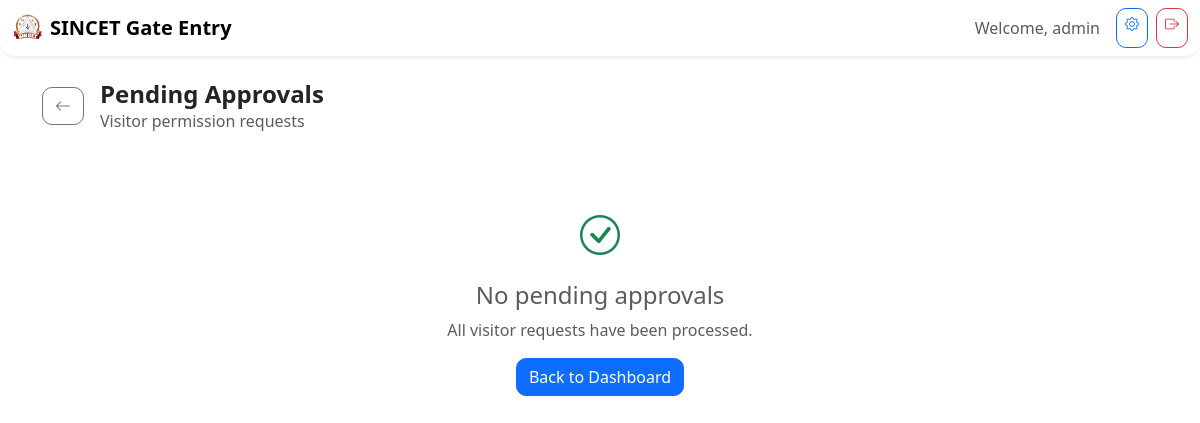
The page /authority/approvals (signed in) on the database as committed earlier.
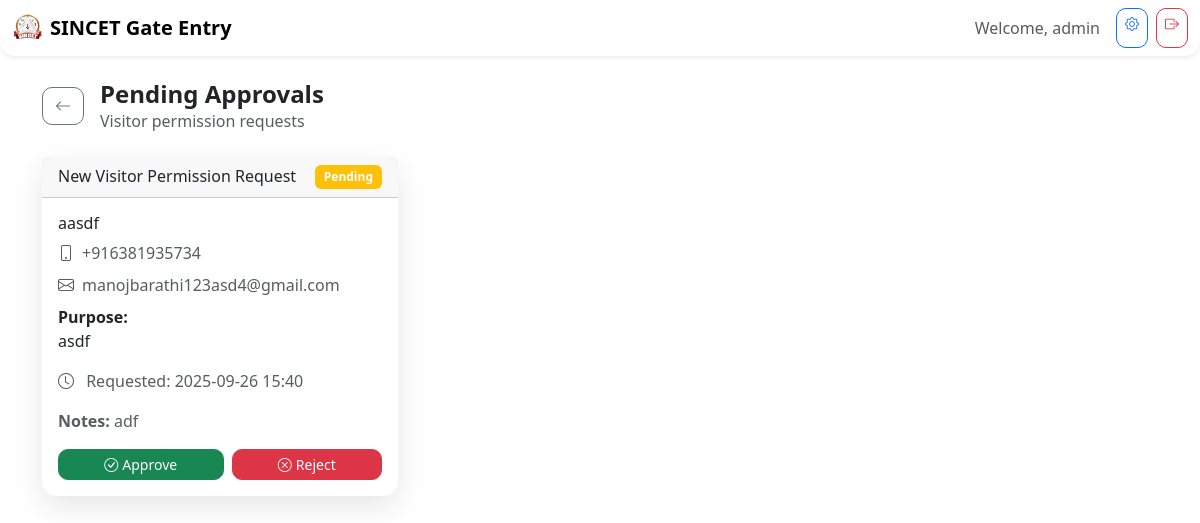
The same page on the database as committed later.
### models.py (models this page shows, shortened)
class Notification(db.Model):
    __tablename__ = 'notifications'
    id = db.Column(db.String(36), primary_key=True, default=lambda: str(uuid.uuid4()))
    visitor_id = db.Column(db.String(36), db.ForeignKey('visitors.id'))
    authority_id = db.Column(db.String(36), db.ForeignKey('authorities.id'))
    type = db.Column(db.String(50), default='visitor_request')
    title = db.Column(db.String(255), nullable=False)
    message = db.Column(db.Text, nullable=False)
    is_read = db.Column(db.Boolean, default=False)
    created_at = db.Column(db.DateTime, default=datetime.utcnow)
    updated_at = db.Column(db.DateTime, default=datetime.utcnow, onupdate=datetime.utcnow)

class Visitor(db.Model):
    __tablename__ = 'visitors'
    id = db.Column(db.String(36), primary_key=True, default=lambda: str(uuid.uuid4()))
    name = db.Column(db.String(100), nullable=False)
    phone = db.Column(db.String(20), nullable=False)
    email = db.Column(db.String(120))
    purpose = db.Column(db.Text, nullable=False)
    photo_url = db.Column(db.String(200))
    entry_time = db.Column(db.DateTime, default=datetime.utcnow)
    exit_time = db.Column(db.DateTime)
    authority_id = db.Column(db.String(36), db.ForeignKey('authorities.id'))
    authority_permission_granted = db.Column(db.Boolean, default=False)
    permission_granted_at = db.Column(db.DateTime)
    status = db.Column(db.String(20), default='pending')  # pending, approved, rejected, exited
    created_by = db.Column(db.String(100))
    notes = db.Column(db.Text)
    created_at = db.Column(db.DateTime, default=datetime.utcnow)
    updated_at = db.Column(db.DateTime, default=datetime.utcnow, onupdate=datetime.utcnow)
    notifications = db.relationship('Notification', backref='visitor', lazy=True)

### routes/authority.py (the view)
    def decorated_function(*args, **kwargs):
        if 'user_id' not in session:
            return redirect(url_for('auth.login'))
        return f(*args, **kwargs)

### routes/authority.py (called while the page is built)
def login_required(f):
    def decorated_function(*args, **kwargs):
        if 'user_id' not in session:
            return redirect(url_for('auth.login'))
        return f(*args, **kwargs)
    decorated_function.__name__ = f.__name__
    return decorated_function

@authority_bp.route('/approvals')
@login_required
def approvals():
    user_role = session.get('role')
    if user_role == 'admin':
        notifications = Notification.query.filter_by(is_read=False).order_by(Notification.created_at.desc()).all()
    else:
        notifications = []
    return render_template('authority/approvals.html', notifications=notifications)

### templates/authority/approvals.html (shortened to what this page needs)
{% extends "base.html" %}
{% block content %}
<div class="container py-4">
    <div class="d-flex align-items-center mb-4">
        <a href="{{ url_for('index') }}" class="btn btn-outline-secondary me-3">
            <i class="bi bi-arrow-left"></i>
        </a>
        <div>
            <h1 class="h4 fw-bold mb-0">Pending Approvals</h1>
            <p class="text-muted mb-0">Visitor permission requests</p>
        </div>
    </div>
    {% if notifications %}
    <div class="row">
        {% for notification in notifications %}
        {% if notification.visitor %}
        <div class="col-md-6 col-lg-4 mb-4">
            <div class="card">
                <div class="card-header d-flex justify-content-between align-items-center">
                    <h6 class="mb-0">{{ notification.title }}</h6>
                    <span class="badge bg-warning">Pending</span>
                </div>
                <div class="card-body">
                    <h6 class="mb-2">{{ notification.visitor.name }}</h6>
                    <p class="text-muted mb-2">
                        <i class="bi bi-phone me-2"></i>{{ notification.visitor.phone }}
                    </p>
                    {% if notification.visitor.email %}
                    <p class="text-muted mb-2">
                        <i class="bi bi-envelope me-2"></i>{{ notification.visitor.email }}
                    </p>
                    {% endif %}
                    <p class="mb-3">
                        <strong>Purpose:</strong><br>
                        {{ notification.visitor.purpose }}
                    </p>
                    <p class="text-muted mb-3">
                        <i class="bi bi-clock me-2"></i>
                        Requested: {{ notification.created_at.strftime('%Y-%m-%d %H:%M') }}
                    </p>
                    {% if notification.visitor.notes %}
                    <p class="text-muted mb-3">
                        <strong>Notes:</strong> {{ notification.visitor.notes }}
                    </p>
                    {% endif %}
                    <div class="d-flex gap-2">
                        <form method="POST" action="{{ url_for('authority.approve_visitor', visitor_id=notification.visitor.id) }}" class="flex-fill">
                            <button type="submit" class="btn btn-success w-100 btn-sm">
                                <i class="bi bi-check-circle me-1"></i>Approve
                            </button>
                        </form>
                        <form method="POST" action="{{ url_for('authority.reject_visitor', visitor_id=notification.visitor.id) }}" class="flex-fill">
                            <button type="submit" class="btn btn-danger w-100 btn-sm">
                                <i class="bi bi-x-circle me-1"></i>Reject
                            </button>
                        </form>
                    </div>
                </div>
            </div>
        </div>
        {% endif %}
        {% endfor %}
    </div>
    {% else %}
    <div class="text-center py-5">
        <i class="bi bi-check-circle fs-1 text-success"></i>
        <h4 class="mt-3 text-muted">No pending approvals</h4>
        <p class="text-muted">All visitor requests have been processed.</p>
        <a href="{{ url_for('index') }}" class="btn btn-primary">Back to Dashboard</a>
    </div>
    {% endif %}
</div>
{% endblock %}

Rows that differ between the two databases and show on the page:
added Notification: title "New Visitor Permission Request", visitor.name "aasdf", visitor.phone "+916381935734", visitor.email "manojbarathi123asd4@gmail.com", visitor.purpose "asdf", created_at "2025-09-26 15:40", visitor.notes "adf"
Other text that changed with them:
text no longer shown: "No pending approvals All visitor requests have been processed. Back to Dashboard"
